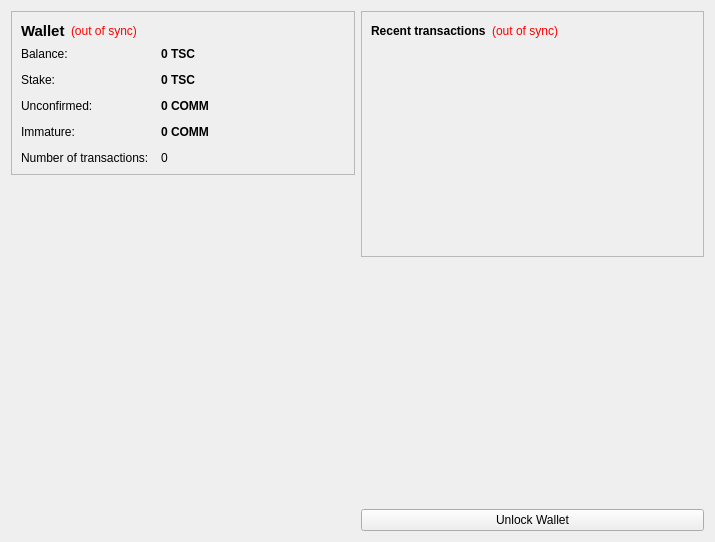
<?xml version="1.0" encoding="UTF-8"?>
<ui version="4.0">
 <class>OverviewPage</class>
 <widget class="QWidget" name="OverviewPage">
  <property name="geometry">
   <rect>
    <x>0</x>
    <y>0</y>
    <width>715</width>
    <height>542</height>
   </rect>
  </property>
  <property name="windowTitle">
   <string>Form</string>
  </property>
  <layout class="QHBoxLayout" name="horizontalLayout" stretch="1,1">
   <item>
    <layout class="QVBoxLayout" name="verticalLayout_2">
     <item>
      <widget class="QFrame" name="frame">
       <property name="frameShape">
        <enum>QFrame::StyledPanel</enum>
       </property>
       <property name="frameShadow">
        <enum>QFrame::Raised</enum>
       </property>
       <layout class="QVBoxLayout" name="verticalLayout_4">
        <item>
         <layout class="QHBoxLayout" name="horizontalLayout_4">
          <item>
           <widget class="QLabel" name="label_5">
            <property name="font">
             <font>
              <pointsize>11</pointsize>
              <weight>75</weight>
              <bold>true</bold>
             </font>
            </property>
            <property name="text">
             <string>Wallet</string>
            </property>
           </widget>
          </item>
          <item>
           <widget class="QLabel" name="labelWalletStatus">
            <property name="toolTip">
             <string>The displayed information may be out of date. Your wallet automatically synchronizes with the TheSmurfsCoin network after a connection is established, but this process has not completed yet.</string>
            </property>
            <property name="styleSheet">
             <string notr="true">QLabel { color: red; }</string>
            </property>
            <property name="text">
             <string notr="true">(out of sync)</string>
            </property>
            <property name="alignment">
             <set>Qt::AlignLeading|Qt::AlignLeft|Qt::AlignVCenter</set>
            </property>
           </widget>
          </item>
          <item>
           <spacer name="horizontalSpacer_2">
            <property name="orientation">
             <enum>Qt::Horizontal</enum>
            </property>
            <property name="sizeHint" stdset="0">
             <size>
              <width>40</width>
              <height>20</height>
             </size>
            </property>
           </spacer>
          </item>
         </layout>
        </item>
        <item>
         <layout class="QFormLayout" name="formLayout_2">
          <property name="fieldGrowthPolicy">
           <enum>QFormLayout::AllNonFixedFieldsGrow</enum>
          </property>
          <property name="horizontalSpacing">
           <number>12</number>
          </property>
          <property name="verticalSpacing">
           <number>12</number>
          </property>
          <item row="0" column="0">
           <widget class="QLabel" name="label">
            <property name="text">
             <string>Balance:</string>
            </property>
           </widget>
          </item>
          <item row="0" column="1">
           <widget class="QLabel" name="labelBalance">
            <property name="font">
             <font>
              <weight>75</weight>
              <bold>true</bold>
             </font>
            </property>
            <property name="cursor">
             <cursorShape>IBeamCursor</cursorShape>
            </property>
            <property name="toolTip">
             <string>Your current balance</string>
            </property>
            <property name="text">
             <string notr="true">0 TSC</string>
            </property>
            <property name="textInteractionFlags">
             <set>Qt::LinksAccessibleByMouse|Qt::TextSelectableByKeyboard|Qt::TextSelectableByMouse</set>
            </property>
           </widget>
          </item>
          <item row="1" column="0">
           <widget class="QLabel" name="label_6">
            <property name="text">
             <string>Stake:</string>
            </property>
           </widget>
          </item>
          <item row="1" column="1">
           <widget class="QLabel" name="labelStake">
            <property name="font">
             <font>
              <weight>75</weight>
              <bold>true</bold>
             </font>
            </property>
            <property name="cursor">
             <cursorShape>IBeamCursor</cursorShape>
            </property>
            <property name="toolTip">
             <string>Total of coins that was staked, and do not yet count toward the current balance</string>
            </property>
            <property name="text">
             <string notr="true">0 TSC</string>
            </property>
            <property name="textInteractionFlags">
             <set>Qt::LinksAccessibleByMouse|Qt::TextSelectableByKeyboard|Qt::TextSelectableByMouse</set>
            </property>
           </widget>
          </item>
          <item row="2" column="0">
           <widget class="QLabel" name="label_3">
            <property name="text">
             <string>Unconfirmed:</string>
            </property>
           </widget>
          </item>
          <item row="2" column="1">
           <widget class="QLabel" name="labelUnconfirmed">
            <property name="font">
             <font>
              <weight>75</weight>
              <bold>true</bold>
             </font>
            </property>
            <property name="cursor">
             <cursorShape>IBeamCursor</cursorShape>
            </property>
            <property name="toolTip">
             <string>Total of transactions that have yet to be confirmed, and do not yet count toward the current balance</string>
            </property>
            <property name="text">
             <string notr="true">0 COMM</string>
            </property>
            <property name="textInteractionFlags">
             <set>Qt::LinksAccessibleByMouse|Qt::TextSelectableByKeyboard|Qt::TextSelectableByMouse</set>
            </property>
           </widget>
          </item>
          <item row="3" column="0">
           <widget class="QLabel" name="labelImmatureText">
            <property name="text">
             <string>Immature:</string>
            </property>
           </widget>
          </item>
          <item row="3" column="1">
           <widget class="QLabel" name="labelImmature">
            <property name="font">
             <font>
              <weight>75</weight>
              <bold>true</bold>
             </font>
            </property>
            <property name="toolTip">
             <string>Mined balance that has not yet matured</string>
            </property>
            <property name="text">
             <string notr="true">0 COMM</string>
            </property>
            <property name="textInteractionFlags">
             <set>Qt::LinksAccessibleByMouse|Qt::TextSelectableByKeyboard|Qt::TextSelectableByMouse</set>
            </property>
           </widget>
          </item>
          <item row="4" column="0">
           <widget class="QLabel" name="label_2">
            <property name="text">
             <string>Number of transactions:</string>
            </property>
           </widget>
          </item>
          <item row="4" column="1">
           <widget class="QLabel" name="labelNumTransactions">
            <property name="toolTip">
             <string>Total number of transactions in wallet</string>
            </property>
            <property name="text">
             <string notr="true">0</string>
            </property>
           </widget>
          </item>
         </layout>
        </item>
       </layout>
      </widget>
     </item>
     <item>
      <spacer name="verticalSpacer">
       <property name="orientation">
        <enum>Qt::Vertical</enum>
       </property>
       <property name="sizeHint" stdset="0">
        <size>
         <width>20</width>
         <height>40</height>
        </size>
       </property>
      </spacer>
     </item>
     <item>
      <widget class="QLabel" name="label_6">
       <property name="text">
        <string/>
       </property>
       <property name="pixmap">
        <pixmap resource="../bitcoin.qrc">:/images/backg</pixmap>
       </property>
       <property name="scaledContents">
        <bool>false</bool>
       </property>
       <property name="alignment">
        <set>Qt::AlignCenter</set>
       </property>
       <property name="margin">
        <number>-2</number>
       </property>
      </widget>
     </item>
    </layout>
   </item>
   <item>
    <layout class="QVBoxLayout" name="verticalLayout_3">
     <item>
      <widget class="QFrame" name="frame_2">
       <property name="frameShape">
        <enum>QFrame::StyledPanel</enum>
       </property>
       <property name="frameShadow">
        <enum>QFrame::Raised</enum>
       </property>
       <layout class="QVBoxLayout" name="verticalLayout">
        <item>
         <layout class="QHBoxLayout" name="horizontalLayout_2">
          <item>
           <widget class="QLabel" name="label_4">
            <property name="text">
             <string>&lt;b&gt;Recent transactions&lt;/b&gt;</string>
            </property>
           </widget>
          </item>
          <item>
           <widget class="QLabel" name="labelTransactionsStatus">
            <property name="toolTip">
             <string>The displayed information may be out of date. Your wallet automatically synchronizes with the TheSmurfsCoin network after a connection is established, but this process has not completed yet.</string>
            </property>
            <property name="styleSheet">
             <string notr="true">QLabel { color: red; }</string>
            </property>
            <property name="text">
             <string notr="true">(out of sync)</string>
            </property>
            <property name="alignment">
             <set>Qt::AlignRight|Qt::AlignTrailing|Qt::AlignVCenter</set>
            </property>
           </widget>
          </item>
          <item>
           <spacer name="horizontalSpacer">
            <property name="orientation">
             <enum>Qt::Horizontal</enum>
            </property>
            <property name="sizeHint" stdset="0">
             <size>
              <width>40</width>
              <height>20</height>
             </size>
            </property>
           </spacer>
          </item>
         </layout>
        </item>
        <item>
         <widget class="QListView" name="listTransactions">
          <property name="styleSheet">
           <string notr="true">QListView { background: transparent; }</string>
          </property>
          <property name="frameShape">
           <enum>QFrame::NoFrame</enum>
          </property>
          <property name="verticalScrollBarPolicy">
           <enum>Qt::ScrollBarAlwaysOff</enum>
          </property>
          <property name="horizontalScrollBarPolicy">
           <enum>Qt::ScrollBarAlwaysOff</enum>
          </property>
          <property name="selectionMode">
           <enum>QAbstractItemView::NoSelection</enum>
          </property>
         </widget>
        </item>
       </layout>
      </widget>
     </item>
     <item>
      <spacer name="verticalSpacer_2">
       <property name="orientation">
        <enum>Qt::Vertical</enum>
       </property>
       <property name="sizeHint" stdset="0">
        <size>
         <width>20</width>
         <height>40</height>
        </size>
       </property>
      </spacer>
     </item>
     <item>
      <widget class="QPushButton" name="unlockWalletButton">
       <property name="text">
        <string>Unlock Wallet</string>
       </property>
      </widget>
     </item>
    </layout>
   </item>
  </layout>
 </widget>
 <resources>
  <include location="../bitcoin.qrc"/>
 </resources>
 <connections/>
</ui>
